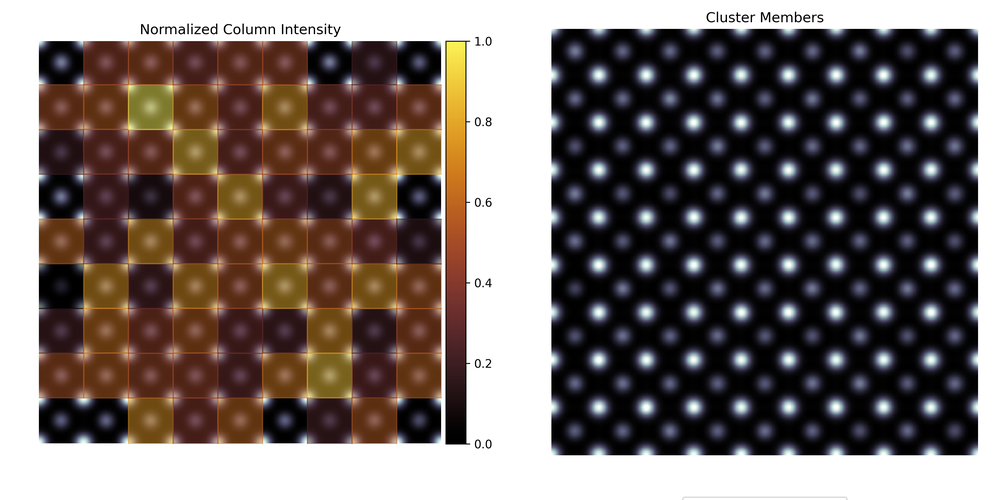
#> input picture test.png, 1000 x 500 px, shrunk from 3600 x 1800 before the run
$ jupyter execute --allow-errors quick_DPC.ipynb
#> lines starting #> are read from the running program, lines starting #| are printed output that depends on the picture
[cell 1]
from dataclasses import dataclass, field
import numpy as np
from numpy import ndarray
from skimage import io
from pathlib import Path
from tkinter import Tk
from tkinter.filedialog import askopenfilename, asksaveasfilename
from tifffile import imwrite
from matplotlib import pyplot as plt


def gui_get_filepath() -> Path:
    """Get a path via a native GUI"""
    root = Tk()
    p = Path(askopenfilename(parent=root))
#> the answer given: test.png
    root.withdraw()
    return p


def gui_save_tiff(img, default_fname: str|None = None)  -> None:
    root = Tk()
    fname = asksaveasfilename(confirmoverwrite=True, parent=root, initialfile=default_fname, defaultextension=".tif")
    imwrite(fname, img, photometric='minisblack')
    root.withdraw()


@dataclass(frozen=False)
class DPC:
    # User defined
    rot: float
    flip_y: bool
    AC: ndarray
    BD: ndarray
    iDPC_filter: float
    # Calculated
    iDPC: ndarray = field(init=False)
    dDPC: ndarray = field(init=False)


    def __post_init__(self):
        # Normalize input images and store in the class
        AC_normed: ndarray = ((self.AC - np.min(self.AC)) /
                                   (np.max(self.AC) - np.min(self.AC)))
        BD_normed: ndarray = ((self.BD - np.min(self.BD)) /
                                   (np.max(self.BD) - np.min(self.BD)))

        # Calculate DPC components from difference images
        if not self.flip_y:
            DPC_x: ndarray = (AC_normed*np.cos(self.rot)
                              - BD_normed*np.sin(self.rot))
            DPC_y: ndarray = (AC_normed*np.sin(self.rot)
                              + BD_normed*np.cos(self.rot))
        elif self.flip_y:
            DPC_x: ndarray = (AC_normed*np.cos(self.rot)
                              + BD_normed*np.sin(self.rot))
            DPC_y: ndarray = (AC_normed*np.sin(self.rot)
                              - BD_normed*np.cos(self.rot))
        else:
            raise RuntimeError("self.flip_y evaluates to neither True nor False")

        # Calculate and store iDPC
        freq_x = np.fft.fftfreq(DPC_x.shape[-1], 1)
        freq_y = np.fft.fftfreq(DPC_x.shape[-2], 1)
        k = np.meshgrid(freq_x, freq_y)
        freqs = np.hypot(k[0], k[1])
        angle = np.arctan2(k[1], k[0])
        radi = np.where(freqs > self.iDPC_filter, freqs, 0)
        k_sq = np.where(radi > 0, radi**2, 1)
        iDPC_x = np.real(np.fft.ifft2((np.fft.fft2(DPC_x) * radi * np.cos(angle))
                                     / (2*np.pi*1j*k_sq)))
        iDPC_y = np.real(np.fft.ifft2((np.fft.fft2(DPC_y)*radi*np.sin(angle))
                                     / (2*np.pi*1j*k_sq)))
        iDPC = (iDPC_x+iDPC_y)
        iDPC = ((iDPC - np.min(iDPC))
                /(np.max(iDPC) - np.min(iDPC)))
        self.iDPC = iDPC.astype("float32")

        # Calculate and store dDPC
        grad_x = np.gradient(DPC_x, axis=-1)
        grad_y = np.gradient(DPC_y, axis=-2)
        dDPC = -(grad_x + grad_y)
        dDPC = ((dDPC - np.min(dDPC))
                / (np.max(dDPC) - np.min(dDPC)))
        self.dDPC = dDPC.astype("float32")

[cell 2]
# Run this cell to load individual quadrant image data
quad_A: ndarray = io.imread(gui_get_filepath(), as_gray=True).astype("float64")
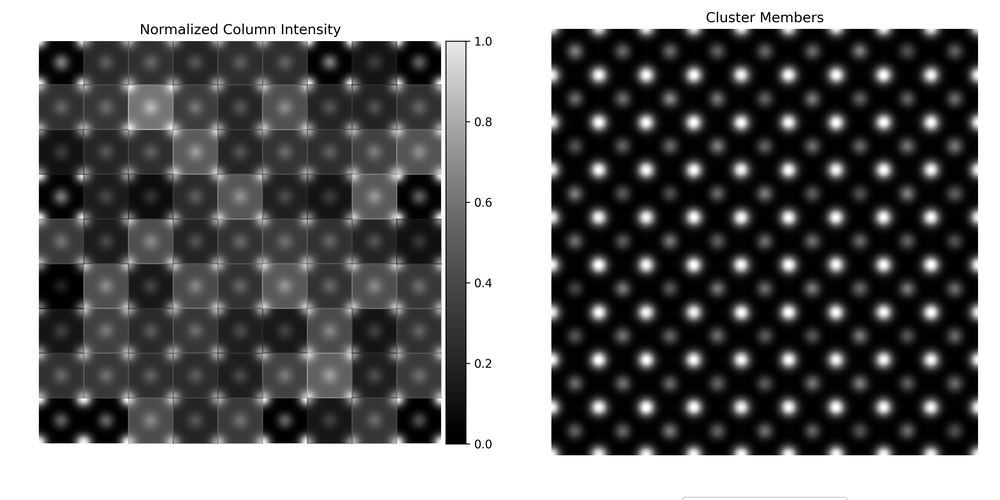
#> quad_A: shape (500, 1000) float64; min 0, max 1, mean 0.425
quad_B: ndarray = io.imread(gui_get_filepath(), as_gray=True).astype("float64")
#> the answer given: corr_blob.png
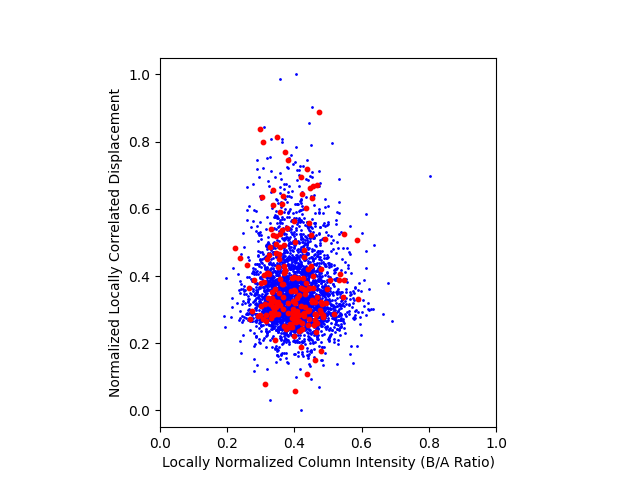
#> input picture corr_blob.png, 640 x 480 px
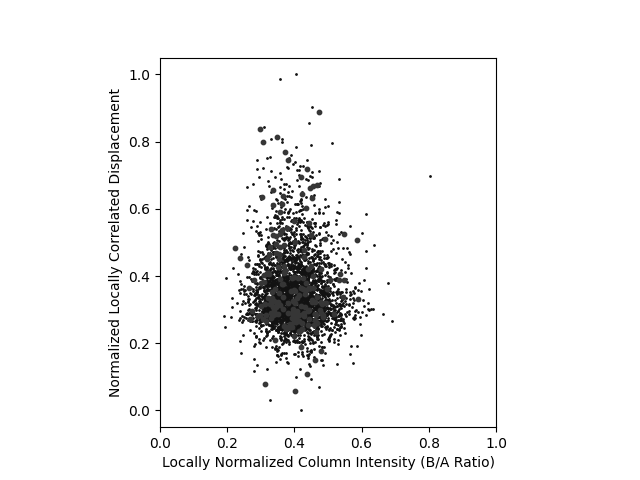
#> quad_B: shape (480, 640) float64; min 0, max 1, mean 0.957
quad_C: ndarray = io.imread(gui_get_filepath(), as_gray=True).astype("float64")
#> the answer given: corr_blob.png
quad_D: ndarray = io.imread(gui_get_filepath(), as_gray=True).astype("float64")
#> the answer given: corr_blob.png

#> (the rest of this cell did not finish here and is left out)

[cell 3]
# Run this cell to load difference image data
# Warning: this will overwrite data loaded by the previous cell, only run one or the other!
# noinspection PyRedeclaration
diff_AC: ndarray = io.imread(gui_get_filepath(), as_gray=True).astype("float64")
#> the answer given: corr_blob.png
# noinspection PyRedeclaration
diff_BD: ndarray = io.imread(gui_get_filepath(), as_gray=True).astype("float64")
#> the answer given: corr_blob.png

[cell 4]
# Settings
detector_rotation: float = -132  # Degrees; Themis has -132, sims from DrProbe w/ my defaults have 45
scan_rotation: float = -54.9  # Degrees; usually zero unless changed during microscope session
flip_y: bool = True  # Sometimes the y-axis is flipped relative to the ndarray; set to True to account for this
idpc_filter: float = 0.008  # Filter width to remove low frequencies from iDPC (must be > 0)

[cell 5]
rotrad: float = np.deg2rad(detector_rotation + scan_rotation)
dpc = DPC(rotrad, flip_y, diff_AC, diff_BD, idpc_filter)

[cell 6]
plt.imshow(dpc.iDPC, cmap="binary")
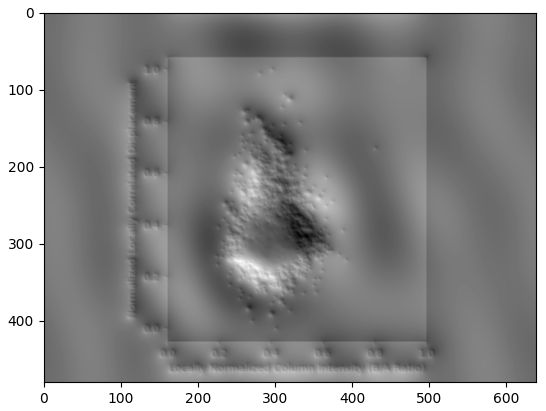
#> figure drawn by matplotlib, 1 panel

[cell 7]
plt.imshow(dpc.dDPC, cmap="binary")
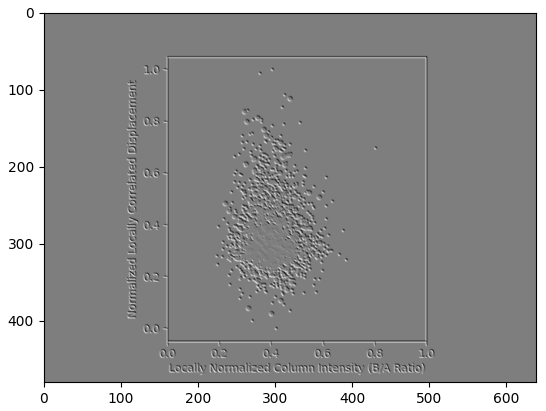
#> figure drawn by matplotlib, 1 panel

[cell 8]
gui_save_tiff(dpc.iDPC, "iDPC.tif")
#> in gui_save_tiff, `imwrite(fname, img, photometric='minisblack')`:
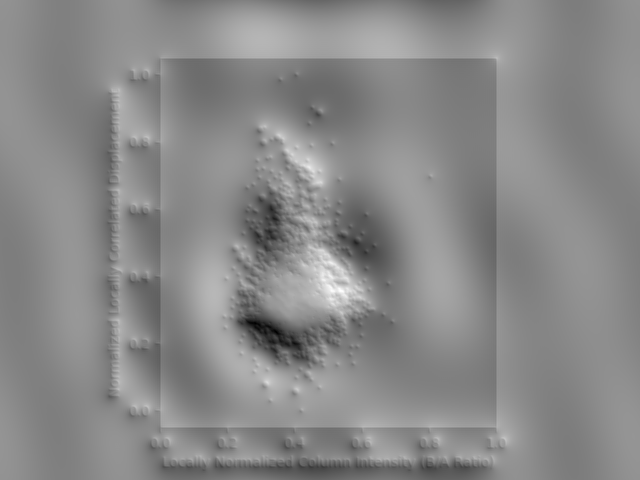
#> saved as out.png: shape (480, 640) float32; min 0, max 1, mean 0.537
gui_save_tiff(dpc.dDPC, "dDPC.tif")
#> call 2 of gui_save_tiff, with default_fname = 'dDPC.tif'
#> in gui_save_tiff (call 2), `imwrite(fname, img, photometric='minisblack')`:
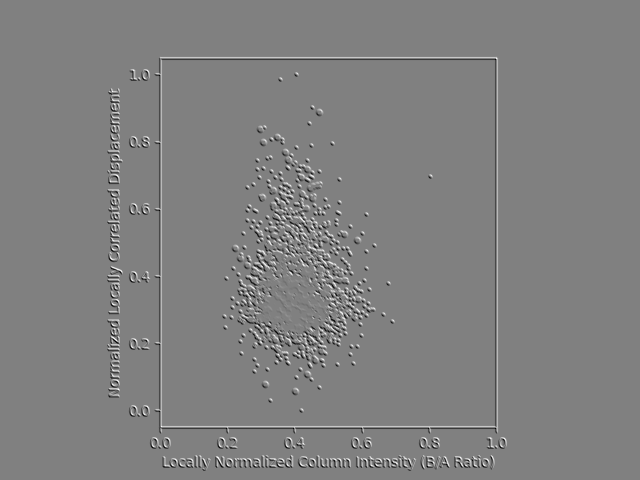
#> saved as out.png: shape (480, 640) float32; min 0, max 1, mean 0.505
